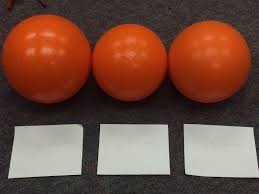
#> input picture balls.jpeg, 259 x 194 px
$ python -i ballRectAlek.py   (imports and definitions only)
#> lines starting #> are read from the running program, lines starting #| are printed output that depends on the picture; after the words box and inside, x2 and y2 are one past the last pixel; in counts of white or black regions, pixels touching at a corner belong together
#> further down, picture is the input picture: shape (194, 259, 3); mean B, G, R 62.3, 77.1, 114.9

import cv2
import numpy as np
import time
from networktables import NetworkTables as nt

frameScalingFactor = 0.5

# PARAMS
params = cv2.SimpleBlobDetector_Params()
params.filterByArea = True
params.minArea = 10000#*frameScalingFactor*frameScalingFactor
params.maxArea = 1000000#*frameScalingFactor*frameScalingFactor
params.filterByCircularity = False
params.filterByColor = False
params.blobColor = 255
params.filterByConvexity = False
params.minConvexity = 0.4
params.maxConvexity = 1.0
params.filterByInertia = False
params.minInertiaRatio = 0.0
params.maxInertiaRatio = 0.4
# [1 line that did not run here, left out]

LBOUND_ORANGE = np.array([0, 100, 200])
UBOUND_ORANGE = np.array([50, 255, 255])

LBOUND_BRIGHT = np.array([0, 0, 250])
UBOUND_BRIGHT = np.array([60, 100, 255])

LBOUND_WHITE_BGR = np.array([254, 254, 254])
UBOUND_WHITE_BGR = np.array([255, 255, 255])

# END PARAMS

# ALEK STUFF
ballGamma = 0.9
ballAvgX = 0
ballAvgY = 0

# [1 line not run here, left out]

def kernel(bgr):
    bgr = cv2.blur(bgr, (11, 11))
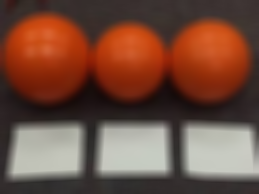
#> bgr: shape (194, 259, 3); mean of channels 0, 1, 2 62.3, 77.2, 114.9; drawn as B, G, R
    mask_white = cv2.inRange(bgr, LBOUND_WHITE_BGR, UBOUND_WHITE_BGR)
#> mask_white: shape (194, 259); every value is 0

    hsv = cv2.cvtColor(bgr, cv2.COLOR_BGR2HSV)
#> hsv: shape (194, 259, 3); mean H, S, V 21.3, 105.4, 115.3
    mask_bright = cv2.inRange(hsv, LBOUND_BRIGHT, UBOUND_BRIGHT)
    mask_orange = cv2.inRange(hsv, LBOUND_ORANGE, UBOUND_ORANGE)
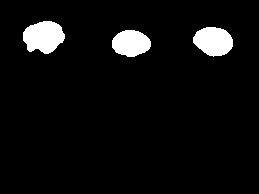
#> mask_orange: shape (194, 259); 5.4% white; 3 white regions, box (x1, y1, x2, y2) and area: (23, 21, 65, 54) 1024, (193, 27, 233, 57) 897, (112, 30, 151, 57) 805
    mask = cv2.bitwise_or(mask_orange, mask_bright)
    mask = cv2.bitwise_and(cv2.bitwise_not(mask_white), mask)
    mask = cv2.morphologyEx(mask, cv2.MORPH_OPEN, (15, 15), iterations=2)
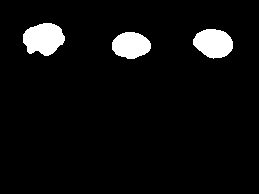
#> mask: shape (194, 259); 5.4% white; 3 white regions, box (x1, y1, x2, y2) and area: (23, 23, 65, 56) 1024, (193, 29, 233, 59) 897, (112, 32, 151, 59) 805
    mask = cv2.morphologyEx(mask, cv2.MORPH_CLOSE, (15, 15), iterations=2)
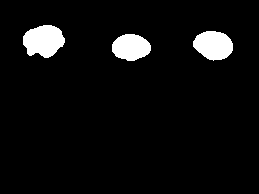
#> mask: shape (194, 259); 5.4% white; 3 white regions, box (x1, y1, x2, y2) and area: (23, 25, 65, 58) 1024, (193, 31, 233, 61) 897, (112, 34, 151, 61) 805

    cv2.imshow("Ball mask", mask)

    return mask


# [6 lines not run here, left out]
sd = nt.getTable("SmartDashboard")

# [63 lines not run here, left out]

>>> import cv2
>>> picture = cv2.imread('balls.jpeg')
>>> result = kernel(picture)
